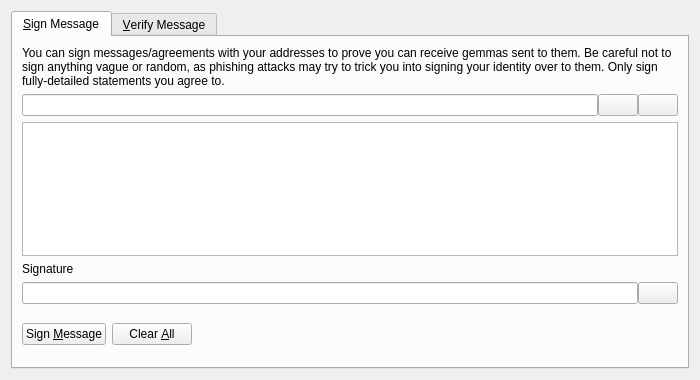
<?xml version="1.0" encoding="UTF-8"?>
<ui version="4.0">
 <class>SignVerifyMessageDialog</class>
 <widget class="QDialog" name="SignVerifyMessageDialog">
  <property name="geometry">
   <rect>
    <x>0</x>
    <y>0</y>
    <width>700</width>
    <height>380</height>
   </rect>
  </property>
  <property name="windowTitle">
   <string>Signatures - Sign / Verify a Message</string>
  </property>
  <property name="modal">
   <bool>true</bool>
  </property>
  <layout class="QVBoxLayout" name="verticalLayout">
   <item>
    <widget class="QTabWidget" name="tabWidget">
     <property name="currentIndex">
      <number>0</number>
     </property>
     <widget class="QWidget" name="tabSignMessage">
      <attribute name="title">
       <string>&amp;Sign Message</string>
      </attribute>
      <layout class="QVBoxLayout" name="verticalLayout_SM">
       <item>
        <widget class="QLabel" name="infoLabel_SM">
         <property name="text">
          <string>You can sign messages/agreements with your addresses to prove you can receive gemmas sent to them. Be careful not to sign anything vague or random, as phishing attacks may try to trick you into signing your identity over to them. Only sign fully-detailed statements you agree to.</string>
         </property>
         <property name="textFormat">
          <enum>Qt::PlainText</enum>
         </property>
         <property name="wordWrap">
          <bool>true</bool>
         </property>
        </widget>
       </item>
       <item>
        <layout class="QHBoxLayout" name="horizontalLayout_1_SM">
         <property name="spacing">
          <number>0</number>
         </property>
         <item>
          <widget class="QValidatedLineEdit" name="addressIn_SM">
           <property name="toolTip">
            <string>The Gemma address to sign the message with</string>
           </property>
          </widget>
         </item>
         <item>
          <widget class="QPushButton" name="addressBookButton_SM">
           <property name="toolTip">
            <string>Choose previously used address</string>
           </property>
           <property name="text">
            <string/>
           </property>
           <property name="icon">
            <iconset resource="../gemma.qrc">
             <normaloff>:/icons/address-book</normaloff>:/icons/address-book</iconset>
           </property>
           <property name="shortcut">
            <string>Alt+A</string>
           </property>
           <property name="autoDefault">
            <bool>false</bool>
           </property>
          </widget>
         </item>
         <item>
          <widget class="QPushButton" name="pasteButton_SM">
           <property name="toolTip">
            <string>Paste address from clipboard</string>
           </property>
           <property name="text">
            <string/>
           </property>
           <property name="icon">
            <iconset resource="../gemma.qrc">
             <normaloff>:/icons/editpaste</normaloff>:/icons/editpaste</iconset>
           </property>
           <property name="shortcut">
            <string>Alt+P</string>
           </property>
           <property name="autoDefault">
            <bool>false</bool>
           </property>
          </widget>
         </item>
        </layout>
       </item>
       <item>
        <widget class="QPlainTextEdit" name="messageIn_SM">
         <property name="toolTip">
          <string>Enter the message you want to sign here</string>
         </property>
        </widget>
       </item>
       <item>
        <widget class="QLabel" name="signatureLabel_SM">
         <property name="text">
          <string>Signature</string>
         </property>
         <property name="textFormat">
          <enum>Qt::PlainText</enum>
         </property>
        </widget>
       </item>
       <item>
        <layout class="QHBoxLayout" name="horizontalLayout_2_SM">
         <property name="spacing">
          <number>0</number>
         </property>
         <item>
          <widget class="QLineEdit" name="signatureOut_SM">
           <property name="font">
            <font>
             <italic>true</italic>
            </font>
           </property>
           <property name="readOnly">
            <bool>true</bool>
           </property>
          </widget>
         </item>
         <item>
          <widget class="QPushButton" name="copySignatureButton_SM">
           <property name="toolTip">
            <string>Copy the current signature to the system clipboard</string>
           </property>
           <property name="text">
            <string/>
           </property>
           <property name="icon">
            <iconset resource="../gemma.qrc">
             <normaloff>:/icons/editcopy</normaloff>:/icons/editcopy</iconset>
           </property>
           <property name="autoDefault">
            <bool>false</bool>
           </property>
          </widget>
         </item>
        </layout>
       </item>
       <item>
        <layout class="QHBoxLayout" name="horizontalLayout_3_SM">
         <item>
          <widget class="QPushButton" name="signMessageButton_SM">
           <property name="toolTip">
            <string>Sign the message to prove you own this Gemma address</string>
           </property>
           <property name="text">
            <string>Sign &amp;Message</string>
           </property>
           <property name="icon">
            <iconset resource="../gemma.qrc">
             <normaloff>:/icons/edit</normaloff>:/icons/edit</iconset>
           </property>
           <property name="autoDefault">
            <bool>false</bool>
           </property>
          </widget>
         </item>
         <item>
          <widget class="QPushButton" name="clearButton_SM">
           <property name="toolTip">
            <string>Reset all sign message fields</string>
           </property>
           <property name="text">
            <string>Clear &amp;All</string>
           </property>
           <property name="icon">
            <iconset resource="../gemma.qrc">
             <normaloff>:/icons/remove</normaloff>:/icons/remove</iconset>
           </property>
           <property name="autoDefault">
            <bool>false</bool>
           </property>
          </widget>
         </item>
         <item>
          <spacer name="horizontalSpacer_1_SM">
           <property name="orientation">
            <enum>Qt::Horizontal</enum>
           </property>
           <property name="sizeHint" stdset="0">
            <size>
             <width>40</width>
             <height>48</height>
            </size>
           </property>
          </spacer>
         </item>
         <item>
          <widget class="QLabel" name="statusLabel_SM">
           <property name="font">
            <font>
             <weight>75</weight>
             <bold>true</bold>
            </font>
           </property>
           <property name="text">
            <string/>
           </property>
           <property name="wordWrap">
            <bool>true</bool>
           </property>
          </widget>
         </item>
         <item>
          <spacer name="horizontalSpacer_2_SM">
           <property name="orientation">
            <enum>Qt::Horizontal</enum>
           </property>
           <property name="sizeHint" stdset="0">
            <size>
             <width>40</width>
             <height>48</height>
            </size>
           </property>
          </spacer>
         </item>
        </layout>
       </item>
      </layout>
     </widget>
     <widget class="QWidget" name="tabVerifyMessage">
      <attribute name="title">
       <string>&amp;Verify Message</string>
      </attribute>
      <layout class="QVBoxLayout" name="verticalLayout_VM">
       <item>
        <widget class="QLabel" name="infoLabel_VM">
         <property name="text">
          <string>Enter the receiver's address, message (ensure you copy line breaks, spaces, tabs, etc. exactly) and signature below to verify the message. Be careful not to read more into the signature than what is in the signed message itself, to avoid being tricked by a man-in-the-middle attack. Note that this only proves the signing party receives with the address, it cannot prove sendership of any transaction!</string>
         </property>
         <property name="textFormat">
          <enum>Qt::PlainText</enum>
         </property>
         <property name="alignment">
          <set>Qt::AlignLeading|Qt::AlignLeft|Qt::AlignTop</set>
         </property>
         <property name="wordWrap">
          <bool>true</bool>
         </property>
        </widget>
       </item>
       <item>
        <layout class="QHBoxLayout" name="horizontalLayout_1_VM">
         <property name="spacing">
          <number>0</number>
         </property>
         <item>
          <widget class="QValidatedLineEdit" name="addressIn_VM">
           <property name="toolTip">
            <string>The Gemma address the message was signed with</string>
           </property>
          </widget>
         </item>
         <item>
          <widget class="QPushButton" name="addressBookButton_VM">
           <property name="toolTip">
            <string>Choose previously used address</string>
           </property>
           <property name="text">
            <string/>
           </property>
           <property name="icon">
            <iconset resource="../gemma.qrc">
             <normaloff>:/icons/address-book</normaloff>:/icons/address-book</iconset>
           </property>
           <property name="shortcut">
            <string>Alt+A</string>
           </property>
           <property name="autoDefault">
            <bool>false</bool>
           </property>
          </widget>
         </item>
        </layout>
       </item>
       <item>
        <widget class="QPlainTextEdit" name="messageIn_VM"/>
       </item>
       <item>
        <widget class="QValidatedLineEdit" name="signatureIn_VM"/>
       </item>
       <item>
        <layout class="QHBoxLayout" name="horizontalLayout_2_VM">
         <item>
          <widget class="QPushButton" name="verifyMessageButton_VM">
           <property name="toolTip">
            <string>Verify the message to ensure it was signed with the specified Gemma address</string>
           </property>
           <property name="text">
            <string>Verify &amp;Message</string>
           </property>
           <property name="icon">
            <iconset resource="../gemma.qrc">
             <normaloff>:/icons/transaction_0</normaloff>:/icons/transaction_0</iconset>
           </property>
           <property name="autoDefault">
            <bool>false</bool>
           </property>
          </widget>
         </item>
         <item>
          <widget class="QPushButton" name="clearButton_VM">
           <property name="toolTip">
            <string>Reset all verify message fields</string>
           </property>
           <property name="text">
            <string>Clear &amp;All</string>
           </property>
           <property name="icon">
            <iconset resource="../gemma.qrc">
             <normaloff>:/icons/remove</normaloff>:/icons/remove</iconset>
           </property>
           <property name="autoDefault">
            <bool>false</bool>
           </property>
          </widget>
         </item>
         <item>
          <spacer name="horizontalSpacer_1_VM">
           <property name="orientation">
            <enum>Qt::Horizontal</enum>
           </property>
           <property name="sizeHint" stdset="0">
            <size>
             <width>40</width>
             <height>48</height>
            </size>
           </property>
          </spacer>
         </item>
         <item>
          <widget class="QLabel" name="statusLabel_VM">
           <property name="font">
            <font>
             <weight>75</weight>
             <bold>true</bold>
            </font>
           </property>
           <property name="text">
            <string/>
           </property>
           <property name="wordWrap">
            <bool>true</bool>
           </property>
          </widget>
         </item>
         <item>
          <spacer name="horizontalSpacer_2_VM">
           <property name="orientation">
            <enum>Qt::Horizontal</enum>
           </property>
           <property name="sizeHint" stdset="0">
            <size>
             <width>40</width>
             <height>48</height>
            </size>
           </property>
          </spacer>
         </item>
        </layout>
       </item>
      </layout>
     </widget>
    </widget>
   </item>
  </layout>
 </widget>
 <customwidgets>
  <customwidget>
   <class>QValidatedLineEdit</class>
   <extends>QLineEdit</extends>
   <header>qvalidatedlineedit.h</header>
  </customwidget>
 </customwidgets>
 <resources>
  <include location="../gemma.qrc"/>
 </resources>
 <connections/>
</ui>
